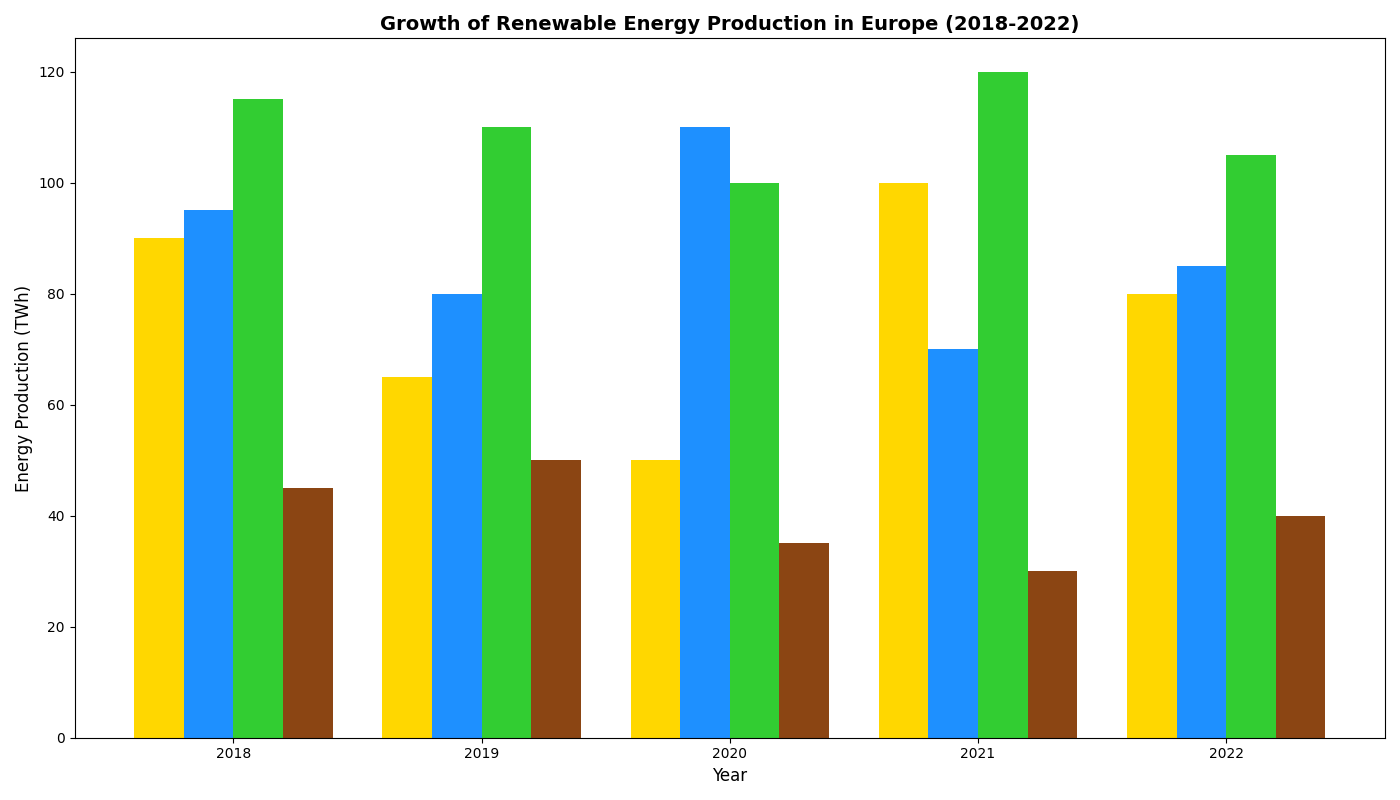

Write the Python code that produced this figure.
import matplotlib.pyplot as plt
import numpy as np

years = ['2018', '2019', '2020', '2021', '2022']
sources = ['Solar', 'Wind', 'Hydropower', 'Biomass']

# Manually shuffled values within each subgroup while maintaining its structure
energy_production = np.array([
    [90, 65, 50, 100, 80],   # Solar (shuffled)
    [95, 80, 110, 70, 85],   # Wind (shuffled)
    [115, 110, 100, 120, 105],  # Hydropower (shuffled)
    [45, 50, 35, 30, 40]     # Biomass (shuffled)
])

positions = np.arange(len(years))
bar_width = 0.2

fig, ax = plt.subplots(figsize=(14, 8))

colors = ['#FFD700', '#1E90FF', '#32CD32', '#8B4513']

for i, source in enumerate(sources):
    ax.bar(positions + i*bar_width, energy_production[i], bar_width, color=colors[i])

ax.set_xlabel('Year', fontsize=12)
ax.set_ylabel('Energy Production (TWh)', fontsize=12)
ax.set_title('Growth of Renewable Energy Production in Europe (2018-2022)', fontsize=14, fontweight='bold')
ax.set_xticks(positions + bar_width*1.5)
ax.set_xticklabels(years, fontsize=10)

plt.tight_layout()
plt.show()
